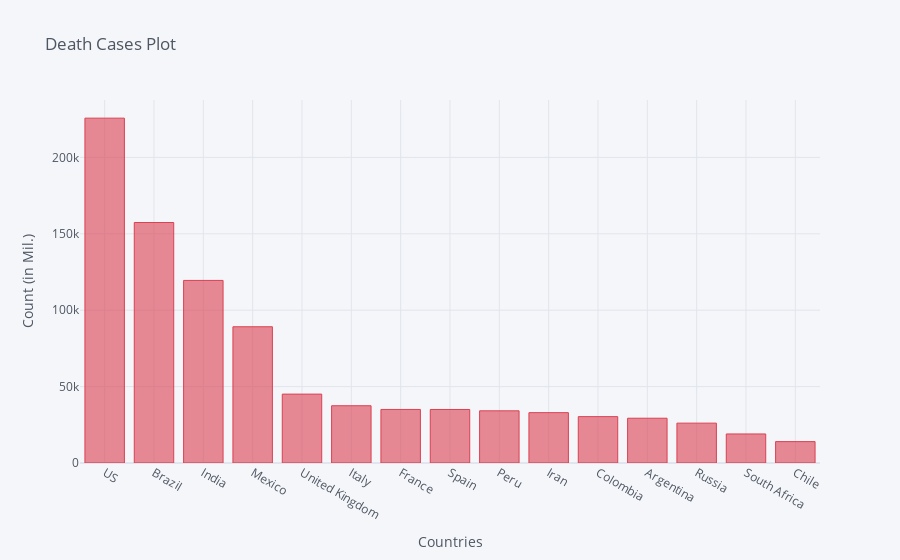

Here is the notebook cell this chart was saved with:
### Code cell
death_df2_plot.iplot(kind='bar', x='Country/Region', y='10/26/20',color='red',
                    title='Death Cases Plot',xTitle='Countries',yTitle='Count (in Mil.)')

### Figure 1 — Plotly figure (JSON) as saved in the notebook; plotly's stock layout.template omitted (floating-point values rounded to 4 significant figures)
{"data": [{"marker": {"color": "rgba(219, 64, 82, 0.6)", "line": {"color": "rgba(219, 64, 82, 1.0)", "width": 1}}, "name": "10/26/20", "orientation": "v", "text": "", "type": "bar", "x": ["US", "Brazil", "India", "Mexico", "United Kingdom", "Italy", "France", "Spain", "Peru", "Iran", "Colombia", "Argentina", "Russia", "South Africa", "Chile"], "y": [225706, 157397, 119502, 89171, 45088, 37479, 35052, 35031, 34149, 32953, 30348, 29301, 26092, 19008, 14003]}], "layout": {"legend": {"bgcolor": "#F5F6F9", "font": {"color": "#4D5663"}}, "paper_bgcolor": "#F5F6F9", "plot_bgcolor": "#F5F6F9", "title": {"font": {"color": "#4D5663"}, "text": "Death Cases Plot"}, "xaxis": {"gridcolor": "#E1E5ED", "showgrid": true, "tickfont": {"color": "#4D5663"}, "title": {"font": {"color": "#4D5663"}, "text": "Countries"}, "zerolinecolor": "#E1E5ED"}, "yaxis": {"gridcolor": "#E1E5ED", "showgrid": true, "tickfont": {"color": "#4D5663"}, "title": {"font": {"color": "#4D5663"}, "text": "Count (in Mil.)"}, "zerolinecolor": "#E1E5ED"}}}
